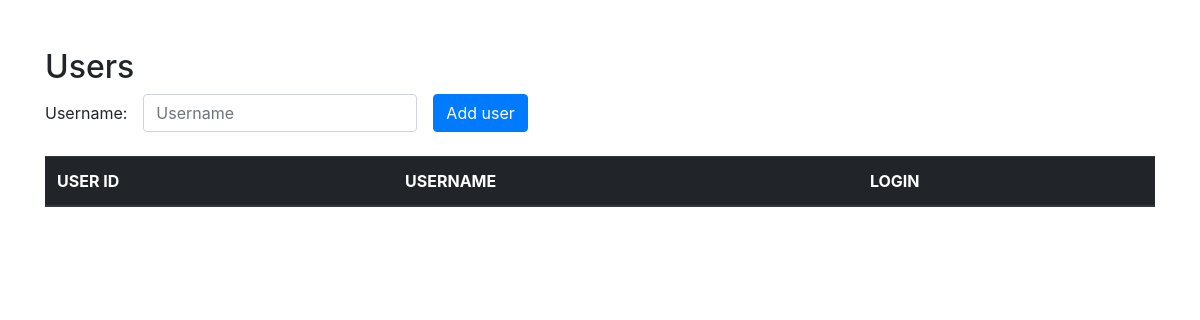
Before: / with the older database file.
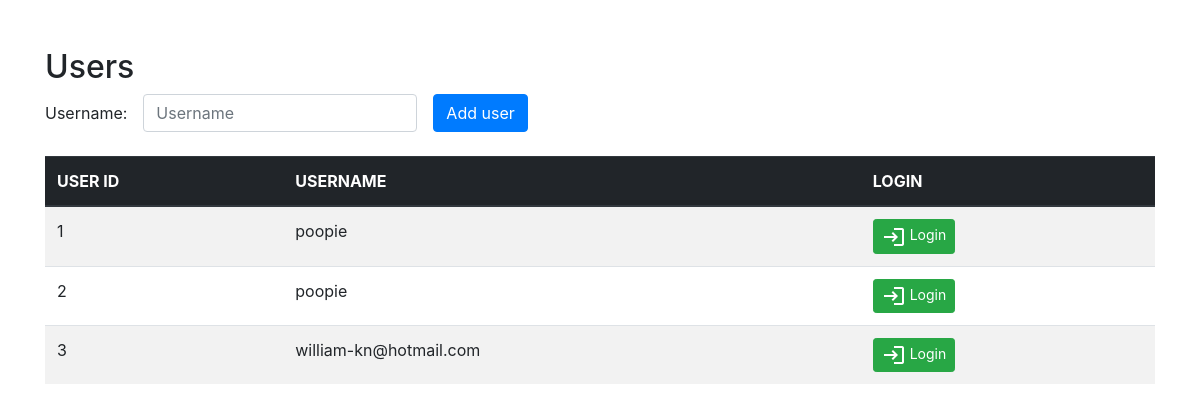
After: the same page with the newer database file.
### app.py (models this page shows, shortened)
class UserModel(db.Model):
    user_id = db.Column(db.Integer, primary_key=True)
    username = db.Column(db.String(30), nullable=False)

### app.py (the view)
@app.route("/", methods=['GET', 'POST'])
def index():
    return render_template('login.html', uservalues=UserModel.query.all())

### templates/login.html (shortened to what this page needs)
<!DOCTYPE html>
<html lang="en">
<head>
    <link rel="stylesheet" href="https://maxcdn.bootstrapcdn.com/bootstrap/4.0.0/css/bootstrap.min.css"
>
</head>
<body>
    <div class="container mt-5">
        <div class="row">
            <div class="col-sm">
                <h2>
                    Users
                </h2>
                <form action="/api/users" method="POST" class="form-inline">
                    <div class="form-group mb-2"><span>Username:</span></div>
                    <div class="form-group mx-sm-3 mb-2">
                        <input type="text" class="form-control" name="username" id="username" placeholder="Username">
                    </div>
                    <button class="btn btn-primary mb-2" type="submit">Add user</button>
                </form>
                <table class="table table-striped mt-3">
                    <thead class="thead-dark">
                        <tr>
                            <th scope="col">USER ID</th>
                            <th scope="col">USERNAME</th>
                            <th scope="col">LOGIN</th>
                        </tr>
                    </thead>
                    <tbody>
                        {% for item in uservalues %}
                        <tr>
                            <td>{{item.user_id}}</td>
                            <td>{{item.username}}</td>
                            <td>
                                <form action="/api/userlogin/{{item.user_id}}">
                                    <button class="btn btn-success btn-sm" type="submit">
                                        <img src="{{url_for('static', filename='baseline_login_white_24dp.png')}}" alt="Login PNG" />
                                        Login
                                    </button>
                                </form>
                            </td>
                        </tr>
                        {% endfor %}
                    </tbody>
                </table>
            </div>
        </div>
</body>

Changed rows visible on the page:
added UserModel: user_id "1", username "poopie"
added UserModel: user_id "2", username "poopie"
added UserModel: user_id "3", username "william-kn@hotmail.com"
